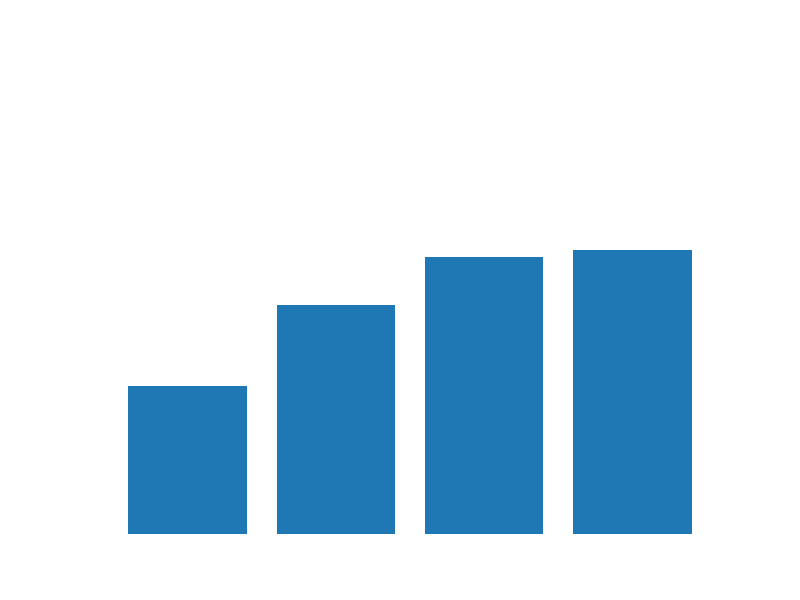
#> input picture 02_chart_overweight/02_bare_chart.png, 800 x 600 px; its folder holds 2 pictures in this run
$ jupyter execute --allow-errors 02_chart.ipynb
#> lines starting #> are read from the running program, lines starting #| are printed output that depends on the picture; after the words box and inside, x2 and y2 are one past the last pixel; in counts of white or black regions, pixels touching at a corner belong together
### **Overweight by Age Group**
#### Object ideas: Scale
#### Dataset: RKI Dataset

[cell 1]
title = 'Overweight by Age Group in Germany (2019-2020)'
chart_id = 2

x_label = 'Age group'
y_label = 'Percent'

x_data = 'Altersgruppe'
y_data = 'Percent'

y_upper_limit = 100

filter_var = 'PAueberB'

[cell 2]
import pandas as pd

# Load the dataset
#> (the rest of this cell did not finish here and is left out)

#> (a cell that did not finish here is left out)

[cell 4]
import pandas as pd
import matplotlib.pyplot as plt
import seaborn as sns  # Import Seaborn for the palette

# Prepare data for plotting
#> (the rest of this cell did not finish here and is left out)

#> (a cell that did not finish here is left out)

[cell 6]
# Create a figure and an axes object
fig, ax = plt.subplots(figsize=(8, 6))  # Adjusted figure size for better fit

# Set the x-axis with explicit positioning for each group, simulate bar width by setting limits
#> (the rest of this cell did not finish here and is left out)

### Creating a mask for the chart

[cell 7]
from PIL import Image, ImageDraw
import matplotlib.pyplot as plt

def create_rectangular_mask(input_image_path, radius=5):
    # Load the image
#> called with input_image_path = '02_bare_chart.png', radius = 5
    image = Image.open(input_image_path)
#> image is the input picture: PIL image 800x600 RGBA; mean R, G, B, A 203.1, 223.5, 237.6, 255
    image = image.convert("RGBA")  # Ensure image is in RGBA format to check for white pixels

    # Create a blank mask image with the same dimensions as the input image
    mask = Image.new('L', image.size, color=0)  # 'L' mode for black and white (luminance)
#> mask: PIL image 800x600 L; every value is 0
    draw = ImageDraw.Draw(mask)

    # Iterate over each pixel in the image
    for x in range(image.width):
        for y in range(image.height):
            r, g, b, a = image.getpixel((x, y))
            # Check if the pixel is not white; consider it non-white if any of the RGB values are not 255
            if r != 255 or g != 255 or b != 255:
                # Draw a circle of the specified radius around the non-white pixel
                draw.rectangle((x-radius, y-radius, x+radius, y+radius), fill=255)

    return image, mask

[cell 8]
# Example usage
input_image_path = f'0{chart_id}_bare_chart.png'
original_image, mask_image = create_rectangular_mask(input_image_path,5)
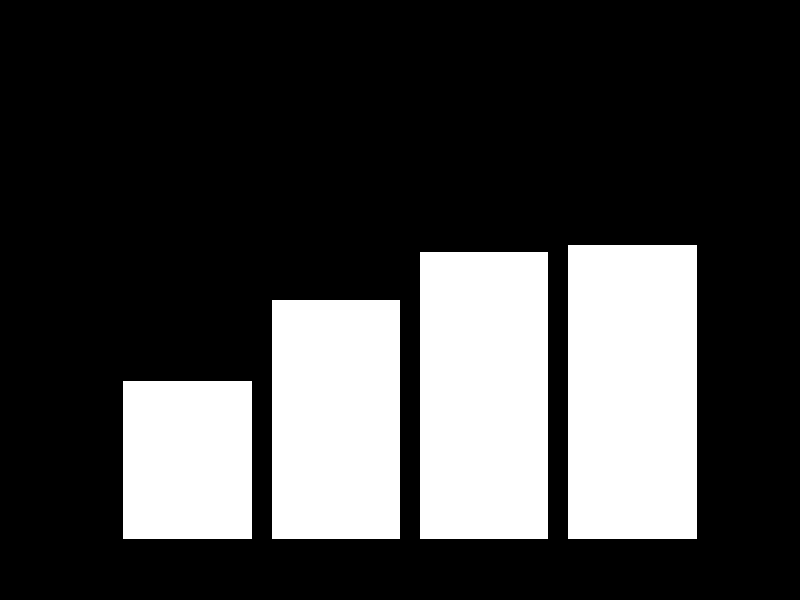
#> mask_image: PIL image 800x600 L; 26.2% white; 4 white regions, box (x1, y1, x2, y2) and area: (568, 245, 697, 539) 37926, (420, 252, 548, 539) 36736, (272, 300, 400, 539) 30592, (123, 381, 252, 539) 20382

# Display the original image and the mask side by side
fig, ax = plt.subplots(1, 2, figsize=(8, 6))
ax[0].imshow(original_image)
ax[0].set_title('Original Image')
ax[0].axis('off')

ax[1].imshow(mask_image, cmap='gray')
ax[1].set_title('Mask Image')
ax[1].axis('off')
plt.imsave(f'0{chart_id}_mask_chart.png', mask_image, cmap='gray')
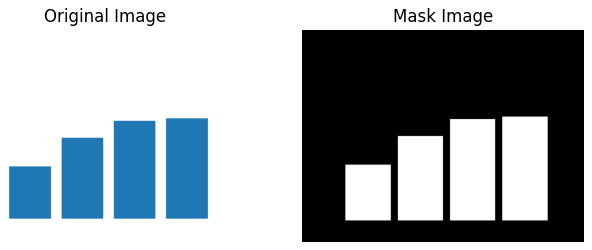
#> figure drawn by matplotlib, 2 panels
